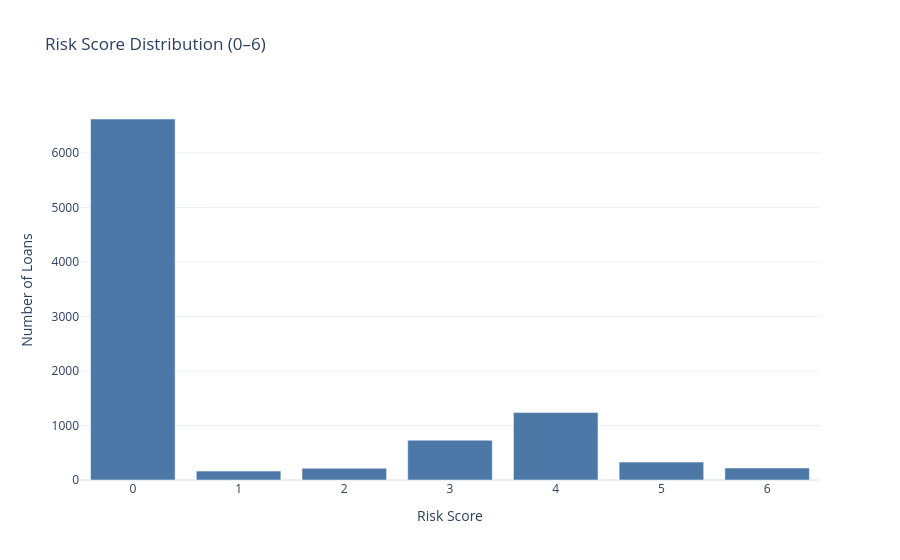

The code cell stored with this chart in its notebook:
### Code cell
risk_counts = df["risk_score"].round().astype(int).clip(0, 6)
risk_counts = risk_counts.value_counts().reindex(range(0, 7), fill_value=0).sort_index()

fig = px.bar(
    x=list(risk_counts.index),
    y=risk_counts.values,
    title="Risk Score Distribution (0–6)",
    labels={"x": "Risk Score", "y": "Number of Loans"},
    color_discrete_sequence=["#4c78a8"],
)
fig.update_layout(template="plotly_white", xaxis=dict(dtick=1))
fig.show()
save_figure(fig, "loan_risk_score_distribution.png")
print(risk_counts.to_string())

### Figure 1 — Plotly figure (JSON) as saved in the notebook; plotly's stock layout.template omitted (floating-point values rounded to 4 significant figures)
{"data": [{"hovertemplate": "Risk Score=%{x}<br>Number of Loans=%{y}<extra></extra>", "legendgroup": "", "marker": {"color": "#4c78a8", "pattern": {"shape": ""}}, "name": "", "orientation": "v", "showlegend": false, "textposition": "auto", "type": "bar", "x": [0, 1, 2, 3, 4, 5, 6], "xaxis": "x", "y": [6623, 163, 214, 730, 1239, 329, 220], "yaxis": "y"}], "layout": {"barmode": "relative", "legend": {"tracegroupgap": 0}, "title": {"text": "Risk Score Distribution (0–6)"}, "xaxis": {"anchor": "y", "domain": [0, 1], "dtick": 1, "title": {"text": "Risk Score"}}, "yaxis": {"anchor": "x", "domain": [0, 1], "title": {"text": "Number of Loans"}}}}
